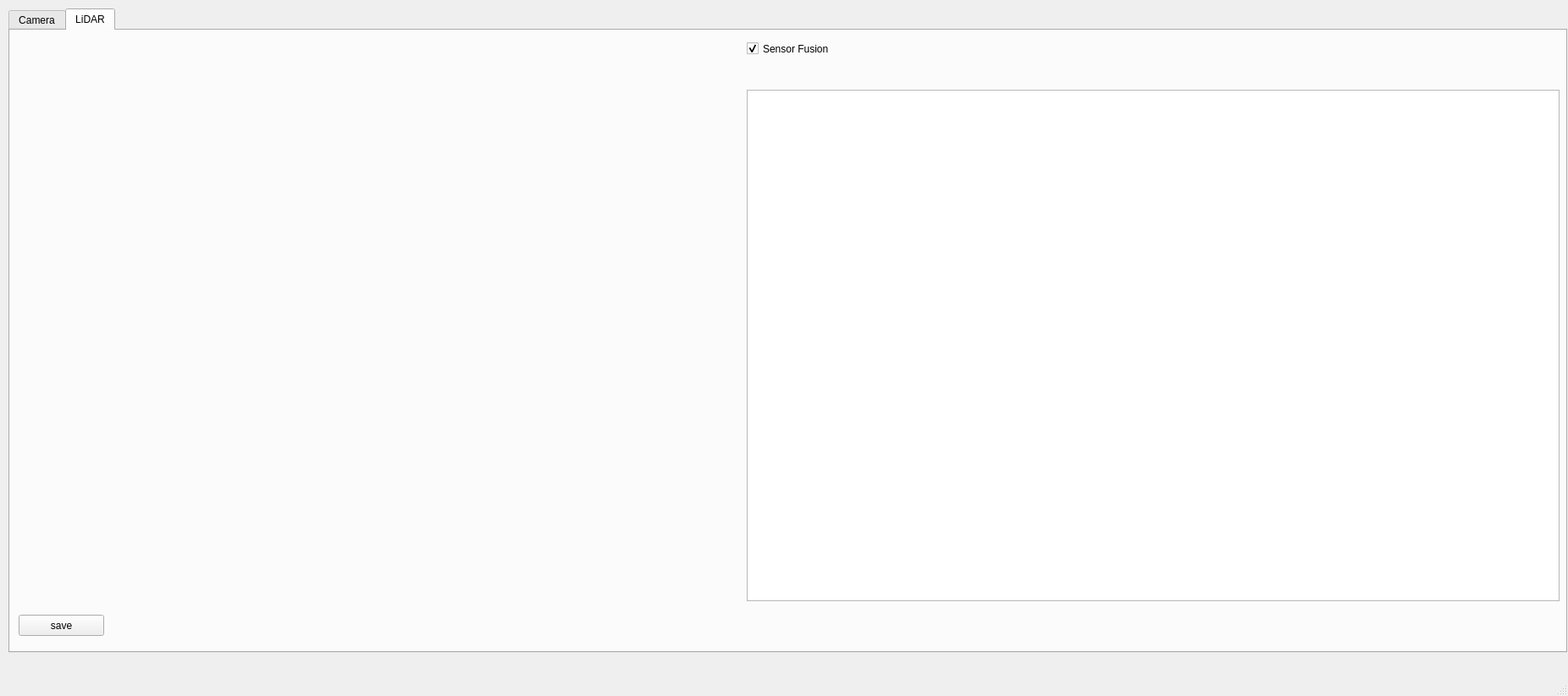
<?xml version="1.0" encoding="UTF-8"?>
<ui version="4.0">
 <class>G_MAIN_WINDOW</class>
 <widget class="QMainWindow" name="G_MAIN_WINDOW">
  <property name="geometry">
   <rect>
    <x>0</x>
    <y>0</y>
    <width>1852</width>
    <height>822</height>
   </rect>
  </property>
  <property name="windowTitle">
   <string>Eurecar Replayer</string>
  </property>
  <widget class="QWidget" name="centralWidget">
   <widget class="QTabWidget" name="tabWidget">
    <property name="geometry">
     <rect>
      <x>10</x>
      <y>10</y>
      <width>1841</width>
      <height>761</height>
     </rect>
    </property>
    <property name="currentIndex">
     <number>1</number>
    </property>
    <widget class="QWidget" name="tab">
     <attribute name="title">
      <string>Camera</string>
     </attribute>
     <widget class="QGraphicsView" name="graphicsView_cam_1">
      <property name="geometry">
       <rect>
        <x>10</x>
        <y>10</y>
        <width>455</width>
        <height>286</height>
       </rect>
      </property>
      <property name="verticalScrollBarPolicy">
       <enum>Qt::ScrollBarAlwaysOff</enum>
      </property>
      <property name="horizontalScrollBarPolicy">
       <enum>Qt::ScrollBarAlwaysOff</enum>
      </property>
     </widget>
     <widget class="QGraphicsView" name="graphicsView_cam_2">
      <property name="geometry">
       <rect>
        <x>464</x>
        <y>10</y>
        <width>455</width>
        <height>286</height>
       </rect>
      </property>
      <property name="verticalScrollBarPolicy">
       <enum>Qt::ScrollBarAlwaysOff</enum>
      </property>
      <property name="horizontalScrollBarPolicy">
       <enum>Qt::ScrollBarAlwaysOff</enum>
      </property>
     </widget>
     <widget class="QGraphicsView" name="graphicsView_cam_3">
      <property name="geometry">
       <rect>
        <x>918</x>
        <y>10</y>
        <width>455</width>
        <height>286</height>
       </rect>
      </property>
      <property name="verticalScrollBarPolicy">
       <enum>Qt::ScrollBarAlwaysOff</enum>
      </property>
      <property name="horizontalScrollBarPolicy">
       <enum>Qt::ScrollBarAlwaysOff</enum>
      </property>
     </widget>
     <widget class="QGraphicsView" name="graphicsView_cam_4">
      <property name="geometry">
       <rect>
        <x>1372</x>
        <y>10</y>
        <width>455</width>
        <height>286</height>
       </rect>
      </property>
      <property name="verticalScrollBarPolicy">
       <enum>Qt::ScrollBarAlwaysOff</enum>
      </property>
      <property name="horizontalScrollBarPolicy">
       <enum>Qt::ScrollBarAlwaysOff</enum>
      </property>
     </widget>
     <widget class="QGraphicsView" name="graphicsView_cam_5">
      <property name="geometry">
       <rect>
        <x>10</x>
        <y>295</y>
        <width>455</width>
        <height>286</height>
       </rect>
      </property>
      <property name="verticalScrollBarPolicy">
       <enum>Qt::ScrollBarAlwaysOff</enum>
      </property>
      <property name="horizontalScrollBarPolicy">
       <enum>Qt::ScrollBarAlwaysOff</enum>
      </property>
     </widget>
     <widget class="QGraphicsView" name="graphicsView_cam_6">
      <property name="geometry">
       <rect>
        <x>464</x>
        <y>295</y>
        <width>455</width>
        <height>286</height>
       </rect>
      </property>
      <property name="verticalScrollBarPolicy">
       <enum>Qt::ScrollBarAlwaysOff</enum>
      </property>
      <property name="horizontalScrollBarPolicy">
       <enum>Qt::ScrollBarAlwaysOff</enum>
      </property>
     </widget>
     <widget class="QGraphicsView" name="graphicsView_cam_7">
      <property name="geometry">
       <rect>
        <x>918</x>
        <y>295</y>
        <width>455</width>
        <height>286</height>
       </rect>
      </property>
      <property name="verticalScrollBarPolicy">
       <enum>Qt::ScrollBarAlwaysOff</enum>
      </property>
      <property name="horizontalScrollBarPolicy">
       <enum>Qt::ScrollBarAlwaysOff</enum>
      </property>
     </widget>
     <widget class="QGraphicsView" name="graphicsView_cam_8">
      <property name="geometry">
       <rect>
        <x>1372</x>
        <y>295</y>
        <width>455</width>
        <height>286</height>
       </rect>
      </property>
      <property name="verticalScrollBarPolicy">
       <enum>Qt::ScrollBarAlwaysOff</enum>
      </property>
      <property name="horizontalScrollBarPolicy">
       <enum>Qt::ScrollBarAlwaysOff</enum>
      </property>
     </widget>
     <widget class="QGroupBox" name="groupBox">
      <property name="geometry">
       <rect>
        <x>10</x>
        <y>590</y>
        <width>451</width>
        <height>131</height>
       </rect>
      </property>
      <property name="title">
       <string>Load setting</string>
      </property>
      <widget class="QPushButton" name="pushButton_set_img_loadpath">
       <property name="geometry">
        <rect>
         <x>10</x>
         <y>30</y>
         <width>101</width>
         <height>25</height>
        </rect>
       </property>
       <property name="text">
        <string>set load path</string>
       </property>
      </widget>
      <widget class="QLineEdit" name="lineEdit_img_loadpath">
       <property name="geometry">
        <rect>
         <x>120</x>
         <y>30</y>
         <width>321</width>
         <height>25</height>
        </rect>
       </property>
      </widget>
      <widget class="QLabel" name="label">
       <property name="geometry">
        <rect>
         <x>14</x>
         <y>69</y>
         <width>141</width>
         <height>17</height>
        </rect>
       </property>
       <property name="text">
        <string>Number of camera :</string>
       </property>
      </widget>
      <widget class="QLineEdit" name="lineEdit_cam_num">
       <property name="geometry">
        <rect>
         <x>153</x>
         <y>66</y>
         <width>51</width>
         <height>25</height>
        </rect>
       </property>
       <property name="text">
        <string>4</string>
       </property>
      </widget>
      <widget class="QPushButton" name="pushButton_start_load">
       <property name="geometry">
        <rect>
         <x>350</x>
         <y>67</y>
         <width>89</width>
         <height>25</height>
        </rect>
       </property>
       <property name="text">
        <string>Start load</string>
       </property>
      </widget>
     </widget>
     <widget class="QGroupBox" name="groupBox_2">
      <property name="geometry">
       <rect>
        <x>490</x>
        <y>590</y>
        <width>451</width>
        <height>131</height>
       </rect>
      </property>
      <property name="title">
       <string>Save setting</string>
      </property>
      <widget class="QPushButton" name="pushButton_set_img_savepath">
       <property name="geometry">
        <rect>
         <x>10</x>
         <y>30</y>
         <width>101</width>
         <height>25</height>
        </rect>
       </property>
       <property name="text">
        <string>set load path</string>
       </property>
      </widget>
      <widget class="QLineEdit" name="lineEdit_img_savepath">
       <property name="geometry">
        <rect>
         <x>120</x>
         <y>30</y>
         <width>321</width>
         <height>25</height>
        </rect>
       </property>
      </widget>
      <widget class="QPushButton" name="pushButton_save_img">
       <property name="geometry">
        <rect>
         <x>10</x>
         <y>67</y>
         <width>101</width>
         <height>25</height>
        </rect>
       </property>
       <property name="text">
        <string>save</string>
       </property>
       <property name="shortcut">
        <string>Ctrl+S</string>
       </property>
      </widget>
     </widget>
    </widget>
    <widget class="QWidget" name="tab_2">
     <attribute name="title">
      <string>LiDAR</string>
     </attribute>
     <widget class="QVTKWidget" name="qvtkWidget_lidar">
      <property name="geometry">
       <rect>
        <x>10</x>
        <y>10</y>
        <width>851</width>
        <height>671</height>
       </rect>
      </property>
     </widget>
     <widget class="QPushButton" name="pushButton_save_lidar_data">
      <property name="geometry">
       <rect>
        <x>10</x>
        <y>690</y>
        <width>101</width>
        <height>25</height>
       </rect>
      </property>
      <property name="text">
       <string>save</string>
      </property>
      <property name="shortcut">
       <string>Ctrl+S</string>
      </property>
     </widget>
     <widget class="QGraphicsView" name="graphicsView_sensor_fusion">
      <property name="geometry">
       <rect>
        <x>870</x>
        <y>70</y>
        <width>960</width>
        <height>604</height>
       </rect>
      </property>
      <property name="verticalScrollBarPolicy">
       <enum>Qt::ScrollBarAlwaysOff</enum>
      </property>
      <property name="horizontalScrollBarPolicy">
       <enum>Qt::ScrollBarAlwaysOff</enum>
      </property>
     </widget>
     <widget class="QCheckBox" name="checkBox_sensor_fusion">
      <property name="geometry">
       <rect>
        <x>870</x>
        <y>10</y>
        <width>131</width>
        <height>23</height>
       </rect>
      </property>
      <property name="text">
       <string>Sensor Fusion</string>
      </property>
      <property name="checked">
       <bool>true</bool>
      </property>
     </widget>
    </widget>
   </widget>
  </widget>
  <widget class="QMenuBar" name="menuBar">
   <property name="geometry">
    <rect>
     <x>0</x>
     <y>0</y>
     <width>1852</width>
     <height>22</height>
    </rect>
   </property>
  </widget>
  <widget class="QStatusBar" name="statusBar"/>
 </widget>
 <layoutdefault spacing="6" margin="11"/>
 <customwidgets>
  <customwidget>
   <class>QVTKWidget</class>
   <extends>QWidget</extends>
   <header>QVTKWidget.h</header>
  </customwidget>
 </customwidgets>
 <resources/>
 <connections/>
</ui>
